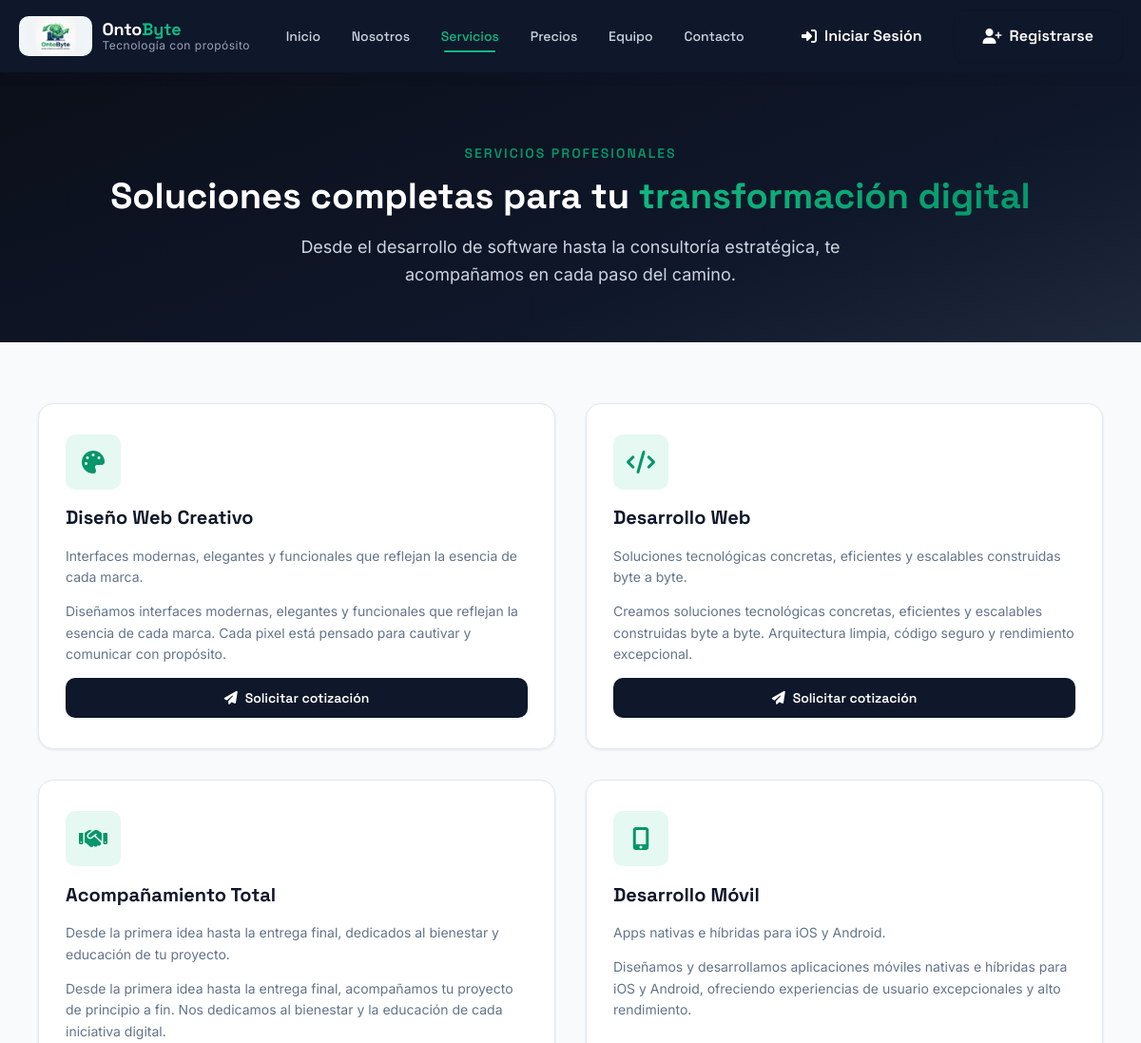
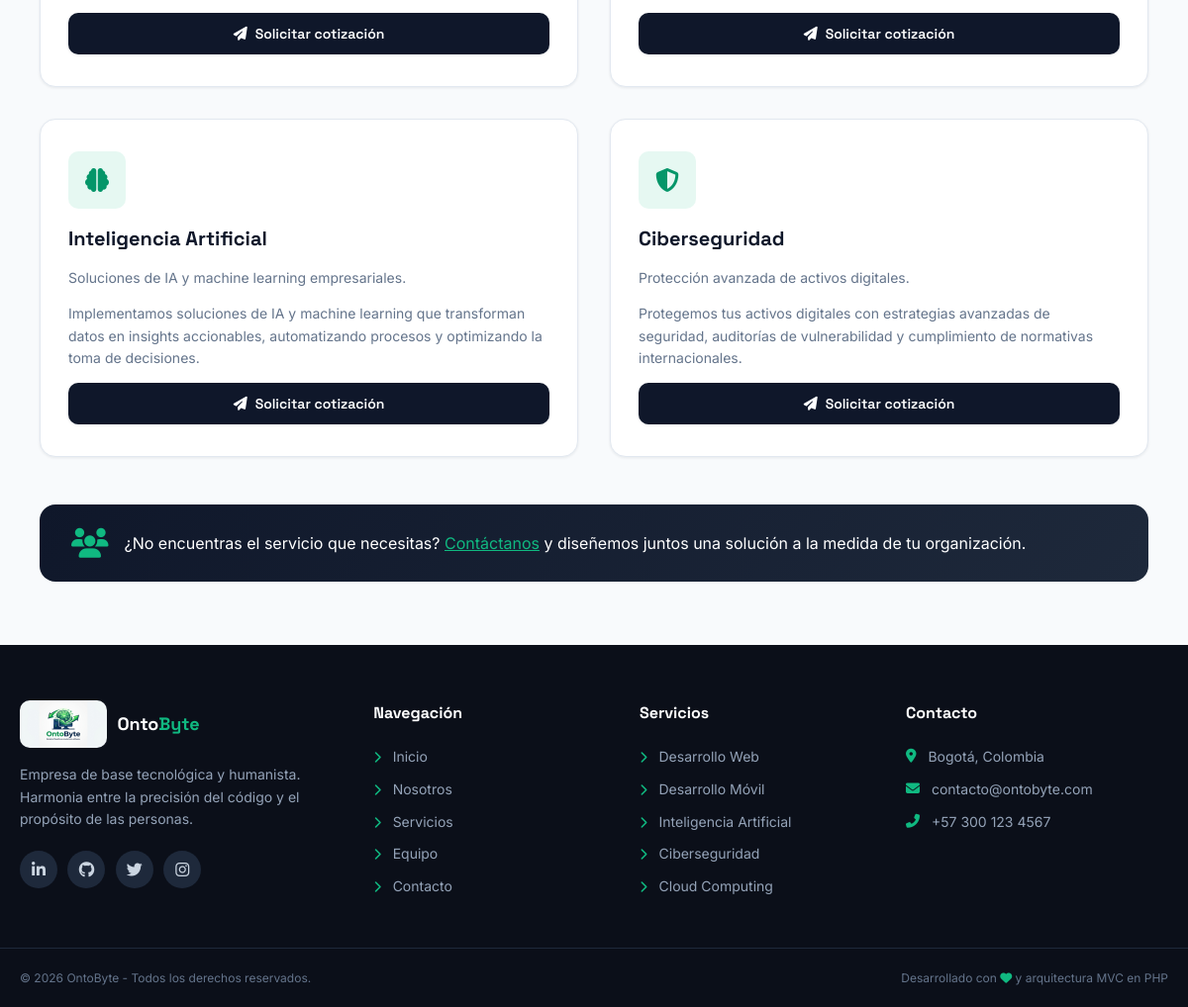
/services, run on the app's committed database (2 pictures, top to bottom).
### tables this page shows
CREATE TABLE IF NOT EXISTS services (
    id              INT UNSIGNED        NOT NULL AUTO_INCREMENT,   
    title           VARCHAR(200)        NOT NULL,                  
    slug            VARCHAR(200)        NOT NULL,                  
    description     TEXT                NOT NULL,                  
    short_desc      VARCHAR(500)        DEFAULT NULL,              
    icon_class      VARCHAR(100)        DEFAULT NULL,              
    image           VARCHAR(500)        DEFAULT NULL,              
    sort_order      INT UNSIGNED        NOT NULL DEFAULT 0,        
    is_active       TINYINT(1)          NOT NULL DEFAULT 1,        
    created_at      TIMESTAMP           NOT NULL DEFAULT CURRENT_TIMESTAMP,  
    updated_at      TIMESTAMP           NOT NULL DEFAULT CURRENT_TIMESTAMP ON UPDATE CURRENT_TIMESTAMP,  

     
    PRIMARY KEY (id),                                              
    UNIQUE KEY uk_services_slug (slug),                            
    INDEX idx_services_active (is_active),                         
    INDEX idx_services_sort (sort_order)                           
);

### app/controllers/Controller.php (called while the page is built, shortened)
<?php
class Controller
{
    protected function render(string $view, array $data = []): void
    {
        require_once VIEWS_PATH . '/layouts/main.php';
    }
}

### app/controllers/PageController.php (called while the page is built, shortened)
<?php
require_once CONTROLLERS_PATH . '/Controller.php';
class PageController extends Controller
{
    public function __construct()
    {
        require_once MODELS_PATH . '/Service.php';
    }
    public function services(): void
    {
        $services = (new Service())->getActiveServices();
        $this->render('pages/services', [
            'services'   => $services,
            'activePage' => 'services'
        ]);
    }
}

### public/index.php (called while the page is built, shortened)
<?php
$requestUri = $_SERVER['REQUEST_URI'];
$basePath   = parse_url($requestUri, PHP_URL_PATH);
$scriptDir = rtrim((string) dirname($_SERVER['SCRIPT_NAME'] ?? '/'), '/\\');
$prefixesToStrip = array_unique(array_filter([
    $scriptDir,
    PUBLIC_URL,
    BASE_URL
]));
foreach ($prefixesToStrip as $prefix) {
    if (strpos($basePath, $prefix) === 0) {
        $basePath = substr($basePath, strlen($prefix));
        break;
    }
}
$basePath = '/' . trim($basePath, '/');
$requestMethod = $_SERVER['REQUEST_METHOD'] ?? 'GET';
$getRoutes = [
    '/'                 => ['PageController', 'home'],
    '/home'             => ['PageController', 'home'],
    '/about'            => ['PageController', 'about'],
    '/services'         => ['PageController', 'services'],
    '/team'             => ['PageController', 'team'],
    '/prices'           => ['PageController', 'prices'],
    '/login'            => ['AuthController', 'login'],
    '/register'         => ['AuthController', 'register'],
    '/logout'           => ['AuthController', 'logout'],
    '/dashboard'        => ['AuthController', 'dashboard'],
    '/contact'          => ['ContactController', 'index'],
    '/admin'            => ['AdminController', 'dashboard'],
    '/admin/contacts'   => ['AdminController', 'contacts'],
    '/admin/users'      => ['AdminController', 'users'],
    '/admin/user-edit'  => ['AdminController', 'userEdit'],
];
$postRoutes = [
    '/login'            => ['AuthController', 'authenticate'],
    '/register'         => ['AuthController', 'store'],
    '/contact/submit'   => ['ContactController', 'submit'],
    '/auth/google'      => ['AuthController', 'googleCallback'],
    '/admin/users/update' => ['AdminController', 'updateUser'],
    '/admin/users/delete' => ['AdminController', 'deleteUser'],
];
$routes = ($requestMethod === 'POST') ? $postRoutes : $getRoutes;
if (array_key_exists($basePath, $routes)) {
    $methodName     = $routes[$basePath][1];
} else {
    http_response_code(404);
    require_once VIEWS_PATH . '/errors/404.php';
    exit;
}
$controller = new $controllerName();
$controller->$methodName();

### config/database.example.php (called while the page is built, shortened)
<?php
class Database
{
    private static ?Database $instance = null;
    private ?PDO $connection = null;
    private function __construct()
    {
        $dsn = sprintf(
            'mysql:host=%s;port=%s;dbname=%s;charset=%s',
            DB_HOST,
            DB_PORT,
            DB_NAME,
            DB_CHARSET
        );
        $options = [
            PDO::ATTR_ERRMODE            => PDO::ERRMODE_EXCEPTION,
            PDO::ATTR_DEFAULT_FETCH_MODE => PDO::FETCH_ASSOC,
            PDO::ATTR_EMULATE_PREPARES   => false,
            PDO::MYSQL_ATTR_INIT_COMMAND => "SET NAMES " . DB_CHARSET
        ];
        try {
            $this->connection = new PDO($dsn, DB_USER, DB_PASS, $options);
        } catch (PDOException $e) {
            if (APP_DEBUG) {
                throw new Exception(
                    'Error de conexión a la base de datos: ' . $e->getMessage()
                );
            }
            throw new Exception('Error de conexión a la base de datos.');
        }
    }
    public static function getInstance(): Database
    {
        if (self::$instance === null) {
            self::$instance = new self();
        }
        return self::$instance;
    }
    public function getConnection(): PDO
    {
        return $this->connection;
    }
}

### app/models/Model.php (called while the page is built, shortened)
<?php
abstract class Model
{
    public function __construct()
    {
        $this->db = Database::getInstance()->getConnection();
    }
}

### app/models/Service.php (called while the page is built)
<?php
require_once MODELS_PATH . '/Model.php';
class Service extends Model
{
    protected $table = 'services';
    public function getActiveServices(): array
    {
        $sql = "SELECT id, title, slug, description, short_desc, icon_class
                FROM {$this->table}
                WHERE is_active = 1
                ORDER BY sort_order ASC";
        $stmt = $this->db->prepare($sql);
        $stmt->execute();
        return $stmt->fetchAll();
    }
}

### app/views/pages/services.php (the view, shortened to what this page needs)
<section class="page-hero">
    <div class="container">
        <span class="section-eyebrow">Servicios profesionales</span>
        <h1 class="page-hero-title">Soluciones completas para tu <span class="text-gradient">transformación digital</span></h1>
        <p class="page-hero-text">
            Desde el desarrollo de software hasta la consultoría estratégica, te acompañamos en cada paso del camino.
        </p>
    </div>
</section>
<section class="section">
    <div class="container">
        <div class="services-grid services-grid-lg">
            <?php if (!empty($services)): ?>
                <?php foreach ($services as $service): ?>
                    <article class="service-card" id="<?php echo htmlspecialchars($service['slug']); ?>">
                        <div class="service-icon" aria-hidden="true">
                            <i class="<?php echo htmlspecialchars($service['icon_class'] ?? 'fas fa-code'); ?>"></i>
                        </div>
                        <h3 class="service-title"><?php echo htmlspecialchars($service['title']); ?></h3>
                        <p class="service-description"><?php echo htmlspecialchars($service['short_desc'] ?? ''); ?></p>
                        <p class="service-fulltext"><?php echo htmlspecialchars($service['description']); ?></p>
                        <a href="<?php echo BASE_URL; ?>/contact" class="btn btn-primary btn-sm">
                            <i class="fas fa-paper-plane" aria-hidden="true"></i> Solicitar cotización
                        </a>
                    </article>
                <?php endforeach; ?>
            <?php else: ?>
                <p class="empty-state">Nuestros servicios estarán disponibles próximamente.</p>
            <?php endif; ?>
        </div>
        <div class="services-note">
            <i class="fas fa-users" aria-hidden="true"></i>
            <p>
                ¿No encuentras el servicio que necesitas? <a href="<?php echo BASE_URL; ?>/contact">Contáctanos</a>
                y diseñemos juntos una solución a la medida de tu organización.
            </p>
        </div>
    </div>
</section>

### app/views/layouts/main.php (shortened to what this page needs)
<?php
require_once VIEWS_PATH . '/' . $view . '.php';
$viewContent = ob_get_clean();
?>
<!DOCTYPE html>
<html lang="es">
<head>
    <link rel="stylesheet" href="https://cdnjs.cloudflare.com/ajax/libs/font-awesome/6.5.1/css/all.min.css">
    <link rel="stylesheet" href="<?php echo CSS_URL; ?>/style.css">
</head>
<body>
    <?php require_once VIEWS_PATH . '/layouts/navbar.php'; ?>
    <main class="main-content">
        <?php echo $viewContent; ?>
    </main>
    <?php require_once VIEWS_PATH . '/layouts/footer.php'; ?>
</body>
</html>

### app/views/layouts/navbar.php (shortened to what this page needs)
<?php
$isLogged = isset($_SESSION['user_logged_in']) && $_SESSION['user_logged_in'] === true;
$isAdmin  = $isLogged && isset($_SESSION['user_role']) && $_SESSION['user_role'] === 'admin';
?>
<header class="site-header" id="siteHeader">
    <div class="header-container">
        <a href="<?php echo BASE_URL; ?>/" class="brand">
            <img src="<?php echo IMG_LOGO; ?>" alt="OntoByte Logo"
                 class="brand-logo-img" loading="lazy" width="42" height="42">
            <span class="brand-text">
                <span class="brand-name">Onto<em>Byte</em></span>
                <span class="brand-tagline">Tecnología con propósito</span>
            </span>
        </a>
        <nav class="main-nav" id="mainNav">
            <ul class="nav-list">
                <li><a href="<?php echo BASE_URL; ?>/" class="nav-link <?php echo (isset($activePage) && $activePage === 'home') ? 'active' : ''; ?>">Inicio</a></li>
                <li><a href="<?php echo BASE_URL; ?>/about" class="nav-link <?php echo (isset($activePage) && $activePage === 'about') ? 'active' : ''; ?>">Nosotros</a></li>
                <li><a href="<?php echo BASE_URL; ?>/services" class="nav-link <?php echo (isset($activePage) && $activePage === 'services') ? 'active' : ''; ?>">Servicios</a></li>
                <li><a href="<?php echo BASE_URL; ?>/prices" class="nav-link <?php echo (isset($activePage) && $activePage === 'prices') ? 'active' : ''; ?>">Precios</a></li>
                <li><a href="<?php echo BASE_URL; ?>/team" class="nav-link <?php echo (isset($activePage) && $activePage === 'team') ? 'active' : ''; ?>">Equipo</a></li>
                <li><a href="<?php echo BASE_URL; ?>/contact" class="nav-link <?php echo (isset($activePage) && $activePage === 'contact') ? 'active' : ''; ?>">Contacto</a></li>
            </ul>
            <div class="nav-actions">
                <?php if ($isLogged): ?>
                    <a href="<?php echo BASE_URL; ?>/dashboard" class="btn btn-ghost-light"><i class="fas fa-user" aria-hidden="true"></i> Mi Panel</a>
                    <?php if ($isAdmin): ?>
                        <a href="<?php echo BASE_URL; ?>/admin" class="btn btn-ghost-light"><i class="fas fa-tachometer-alt" aria-hidden="true"></i> Panel Admin</a>
                    <?php endif; ?>
                    <span class="nav-user"><i class="fas fa-user-circle" aria-hidden="true"></i> <?php echo htmlspecialchars($_SESSION['user_name'] ?? 'Usuario'); ?></span>
                    <a href="<?php echo BASE_URL; ?>/logout" class="btn btn-outline-light"><i class="fas fa-sign-out-alt" aria-hidden="true"></i> Salir</a>
                <?php else: ?>
                    <a href="<?php echo BASE_URL; ?>/login" class="btn btn-ghost-light"><i class="fas fa-sign-in-alt" aria-hidden="true"></i> Iniciar Sesión</a>
                    <a href="<?php echo BASE_URL; ?>/register" class="btn btn-primary"><i class="fas fa-user-plus" aria-hidden="true"></i> Registrarse</a>
                <?php endif; ?>
            </div>
        </nav>
    </div>
</header>

### app/views/layouts/footer.php (shortened to what this page needs)
<footer class="site-footer">
    <div class="footer-container">
        <div class="footer-brand">
            <a href="<?php echo BASE_URL; ?>/" class="brand footer-brand-logo">
                <img src="<?php echo IMG_LOGO; ?>" alt="OntoByte Logo"
                     class="brand-logo-img brand-logo-img-lg" loading="lazy" width="48" height="48">
                <span class="brand-text">
                    <span class="brand-name">Onto<em>Byte</em></span>
                </span>
            </a>
            <p class="footer-description">
                Empresa de base tecnológica y humanista. Harmonia entre la precisión del código y el propósito de las personas.
            </p>
            <div class="footer-socials">
                <a href="#" aria-label="LinkedIn" class="social-link"><i class="fab fa-linkedin-in" aria-hidden="true"></i></a>
                <a href="#" aria-label="GitHub" class="social-link"><i class="fab fa-github" aria-hidden="true"></i></a>
                <a href="#" aria-label="Twitter" class="social-link"><i class="fab fa-twitter" aria-hidden="true"></i></a>
                <a href="#" aria-label="Instagram" class="social-link"><i class="fab fa-instagram" aria-hidden="true"></i></a>
            </div>
        </div>
        <div class="footer-column">
            <h4 class="footer-title">Navegación</h4>
            <ul class="footer-links">
                <li><a href="<?php echo BASE_URL; ?>/"><i class="fas fa-chevron-right" aria-hidden="true"></i> Inicio</a></li>
                <li><a href="<?php echo BASE_URL; ?>/about"><i class="fas fa-chevron-right" aria-hidden="true"></i> Nosotros</a></li>
                <li><a href="<?php echo BASE_URL; ?>/services"><i class="fas fa-chevron-right" aria-hidden="true"></i> Servicios</a></li>
                <li><a href="<?php echo BASE_URL; ?>/team"><i class="fas fa-chevron-right" aria-hidden="true"></i> Equipo</a></li>
                <li><a href="<?php echo BASE_URL; ?>/contact"><i class="fas fa-chevron-right" aria-hidden="true"></i> Contacto</a></li>
            </ul>
        </div>
        <div class="footer-column">
            <h4 class="footer-title">Servicios</h4>
            <ul class="footer-links">
                <li><a href="<?php echo BASE_URL; ?>/services"><i class="fas fa-chevron-right" aria-hidden="true"></i> Desarrollo Web</a></li>
                <li><a href="<?php echo BASE_URL; ?>/services"><i class="fas fa-chevron-right" aria-hidden="true"></i> Desarrollo Móvil</a></li>
                <li><a href="<?php echo BASE_URL; ?>/services"><i class="fas fa-chevron-right" aria-hidden="true"></i> Inteligencia Artificial</a></li>
                <li><a href="<?php echo BASE_URL; ?>/services"><i class="fas fa-chevron-right" aria-hidden="true"></i> Ciberseguridad</a></li>
                <li><a href="<?php echo BASE_URL; ?>/services"><i class="fas fa-chevron-right" aria-hidden="true"></i> Cloud Computing</a></li>
            </ul>
        </div>
        <div class="footer-column">
            <h4 class="footer-title">Contacto</h4>
            <ul class="footer-contact">
                <li><i class="fas fa-map-marker-alt" aria-hidden="true"></i> Bogotá, Colombia</li>
                <li><i class="fas fa-envelope" aria-hidden="true"></i> <a href="mailto:contacto@ontobyte.com">contacto@ontobyte.com</a></li>
                <li><i class="fas fa-phone-alt" aria-hidden="true"></i> <a href="tel:+573001234567">+57 300 123 4567</a></li>
            </ul>
        </div>
    </div>
    <div class="footer-bottom">
        <p>&copy; <?php echo date('Y'); ?> <?php echo APP_NAME; ?> - Todos los derechos reservados.</p>
        <p class="footer-credit">Desarrollado con <i class="fas fa-heart" aria-hidden="true"></i> y arquitectura MVC en PHP</p>
    </div>
</footer>

### data on the page
services: title "Diseño Web Creativo", short_desc "Interfaces modernas, elegantes y funcionales que reflejan la esencia de cada marca.", description "Diseñamos interfaces modernas, elegantes y funcionales que reflejan la esencia de cada marca. Cada pixel está pensado para cautivar y comunicar con propósito."
services: title "Desarrollo Web", short_desc "Soluciones tecnológicas concretas, eficientes y escalables construidas byte a byte.", description "Creamos soluciones tecnológicas concretas, eficientes y escalables construidas byte a byte. Arquitectura limpia, código seguro y rendimiento excepcional."
services: title "Acompañamiento Total", short_desc "Desde la primera idea hasta la entrega final, dedicados al bienestar y educación de tu proyecto.", description "Desde la primera idea hasta la entrega final, acompañamos tu proyecto de principio a fin. Nos dedicamos al bienestar y la educación de cada iniciativa digital."
services: title "Desarrollo Móvil", short_desc "Apps nativas e híbridas para iOS y Android.", description "Diseñamos y desarrollamos aplicaciones móviles nativas e híbridas para iOS y Android, ofreciendo experiencias de usuario excepcionales y alto rendimiento."
services: title "Inteligencia Artificial", short_desc "Soluciones de IA y machine learning empresariales.", description "Implementamos soluciones de IA y machine learning que transforman datos en insights accionables, automatizando procesos y optimizando la toma de decisiones."
services: title "Ciberseguridad", short_desc "Protección avanzada de activos digitales.", description "Protegemos tus activos digitales con estrategias avanzadas de seguridad, auditorías de vulnerabilidad y cumplimiento de normativas internacionales."

### other printed values
APP_NAME "OntoByte"
